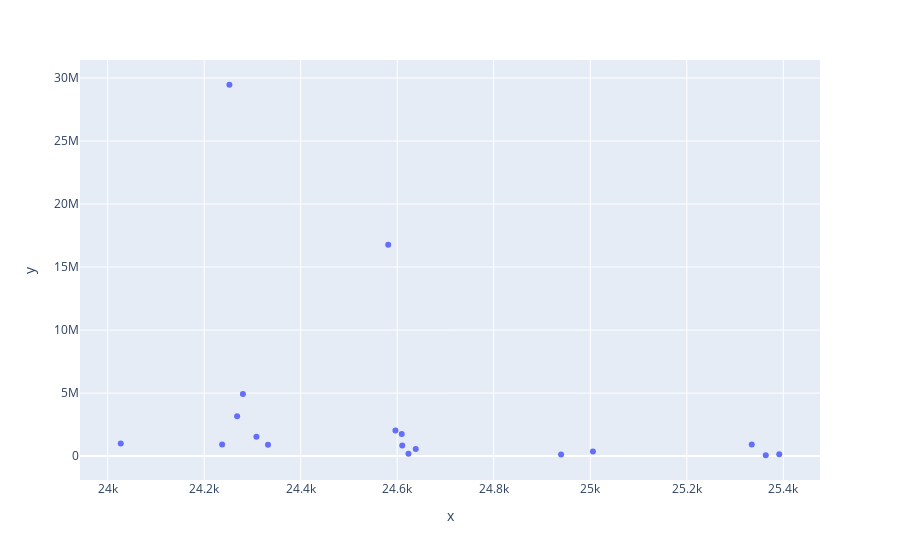

Notebook code for this chart:
### Code cell
df_phe_25k = df_phe[(df_phe.Mass > 23000) & (df_phe.Mass < 26000)]
px.scatter(x=df_phe_25k.Mass, y=df_phe_25k.Vol)

### Figure 1 — Plotly figure (JSON) as saved in the notebook; plotly's stock layout.template omitted (floating-point values rounded to 4 significant figures)
{"data": [{"hoverlabel": {"namelength": 0}, "hovertemplate": "x=%{x}<br>y=%{y}", "legendgroup": "", "marker": {"color": "#636efa", "symbol": "circle"}, "mode": "markers", "name": "", "showlegend": false, "type": "scatter", "x": [24250.0, 24580.0, 24280.0, 24270.0, 24600.0, 24610.0, 24310.0, 24030.0, 25330.0, 24240.0, 24330.0, 24610.0, 24640.0, 25010.0, 24620.0, 25390.0, 24940.0, 25360.0], "xaxis": "x", "y": [29470000.0, 16760000.0, 4925000.0, 3163000.0, 2036000.0, 1755000.0, 1533000.0, 992400.0, 920500.0, 915300.0, 908000.0, 829200.0, 567400.0, 358800.0, 189500.0, 138900.0, 123000.0, 64820.0], "yaxis": "y"}], "layout": {"legend": {"tracegroupgap": 0}, "margin": {"t": 60}, "xaxis": {"anchor": "y", "domain": [0, 1], "title": {"text": "x"}}, "yaxis": {"anchor": "x", "domain": [0, 1], "title": {"text": "y"}}}}
